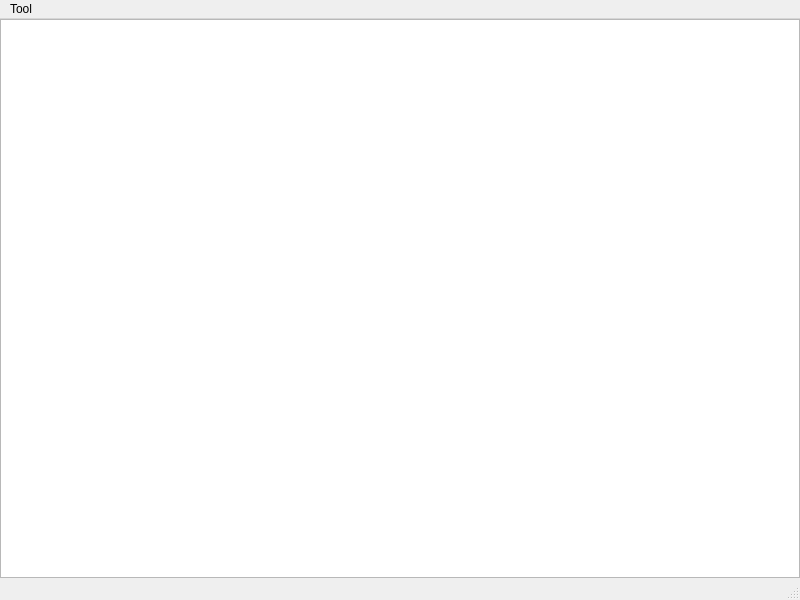
<?xml version="1.0" encoding="UTF-8"?>
<ui version="4.0">
 <class>MainWindow</class>
 <widget class="QMainWindow" name="MainWindow">
  <property name="geometry">
   <rect>
    <x>0</x>
    <y>0</y>
    <width>800</width>
    <height>600</height>
   </rect>
  </property>
  <property name="windowTitle">
   <string>MainWindow</string>
  </property>
  <widget class="QWidget" name="centralwidget">
   <layout class="QVBoxLayout" name="verticalLayout">
    <property name="leftMargin">
     <number>0</number>
    </property>
    <property name="topMargin">
     <number>0</number>
    </property>
    <property name="rightMargin">
     <number>0</number>
    </property>
    <property name="bottomMargin">
     <number>0</number>
    </property>
    <item>
     <widget class="LogView" name="tableView"/>
    </item>
   </layout>
  </widget>
  <widget class="QMenuBar" name="menubar">
   <property name="geometry">
    <rect>
     <x>0</x>
     <y>0</y>
     <width>800</width>
     <height>20</height>
    </rect>
   </property>
   <widget class="QMenu" name="menuTest">
    <property name="title">
     <string>Tool</string>
    </property>
    <addaction name="action_send_test_message"/>
    <addaction name="action_clear"/>
   </widget>
   <addaction name="menuTest"/>
  </widget>
  <widget class="QStatusBar" name="statusbar"/>
  <action name="action_send_test_message">
   <property name="text">
    <string>Send test message</string>
   </property>
  </action>
  <action name="action_clear">
   <property name="text">
    <string>Clear</string>
   </property>
  </action>
 </widget>
 <customwidgets>
  <customwidget>
   <class>LogView</class>
   <extends>QTableView</extends>
   <header>LogView.h</header>
  </customwidget>
 </customwidgets>
 <resources/>
 <connections/>
</ui>
